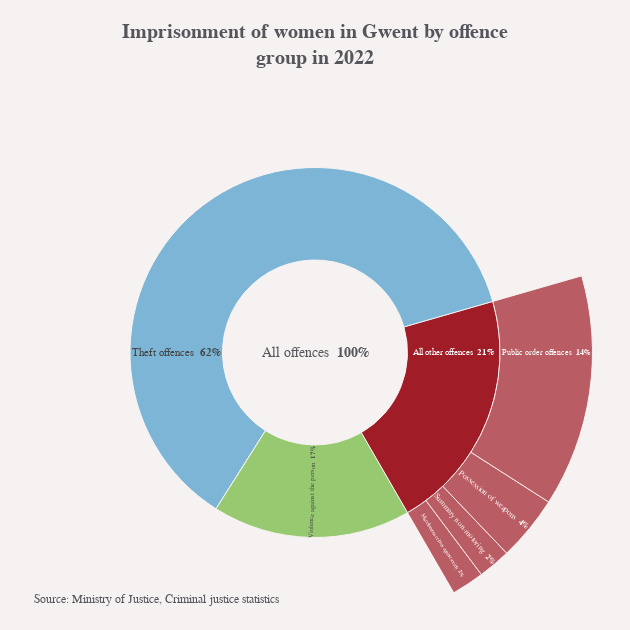

Notebook cell for this chart:
### Code cell
chart

### Figure 1 — Plotly figure (JSON) as saved in the notebook; plotly's stock layout.template omitted (floating-point values rounded to 4 significant figures)
{"data": [{"branchvalues": "total", "domain": {"column": 0, "row": 0}, "hoverinfo": "label+percent parent", "hovertemplate": "<b>%{label}</b><br>%{percentParent: .0%} of %{parent}<extra></extra>", "insidetextorientation": "radial", "labels": ["Breaches", "Criminal damage and arson", "Fraud offences", "Not known", "Robbery", "Sexual offences", "Summary motoring", "Miscellaneous crimes against society", "Summary non-motoring", "Possession of weapons", "Public order offences", "All other offences", "Theft offences", "Drug offences", "Violence against the person"], "parents": ["All other offences", "All other offences", "All other offences", "All other offences", "All other offences", "All other offences", "All other offences", "All other offences", "All other offences", "All other offences", "All other offences", "All offences", "All offences", "All offences", "All offences"], "rotation": -60, "sort": false, "texttemplate": "%{label} <b>%{percentRoot: .0%}</b>", "type": "sunburst", "values": [0.0, 0.0, 0.0, 0.0, 0.0, 0.0, 0.0, 0.019, 0.019, 0.038, 0.135, 0.211, 0.615, 0.0, 0.173]}], "layout": {"annotations": [{"font": {"size": 12}, "showarrow": false, "text": "Source: Ministry of Justice, Criminal justice statistics", "x": 0.05, "xanchor": "left", "xref": "paper", "y": 0.07, "yanchor": "top", "yref": "paper"}], "height": 630, "margin": {"b": 0, "l": 0, "r": 0, "t": 75}, "title": {"text": "<b>Imprisonment of women in Gwent by offence<br>group in 2022</b>", "y": 0.94, "yanchor": "bottom"}, "width": 630}}
